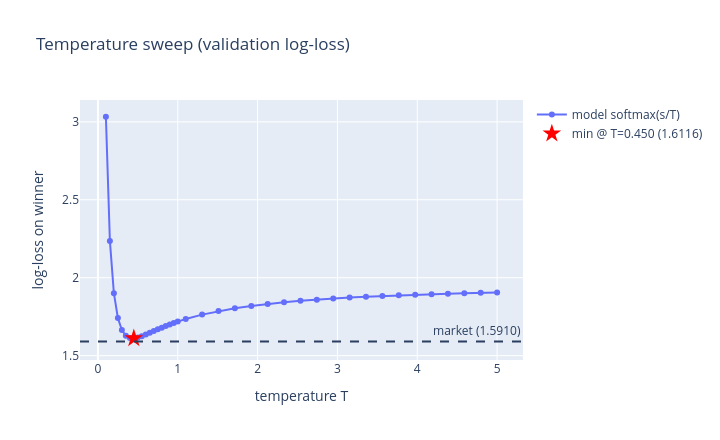

Notebook source saved alongside this figure:
### Markdown cell above
## 4. Temperature probe

Sweep a scalar `T` and compute log-loss of `softmax(score / T)` per race. If `T < 1` minimizes log-loss, softmax is too flat (need to sharpen). If the minimum is near `T = 1`, the problem is not a simple temperature fix.

### Code cell
temps = np.concatenate([np.linspace(0.1, 1.0, 19), np.linspace(1.1, 5.0, 20)])
sweep = diag.temperature_sweep(val, temps)
market_ll = _log_loss_winner(val, "market_prob")
diag.plot_temperature_sweep(sweep, baseline=market_ll).show()
sweep.sort("log_loss").head(5)

### Figure 1 — Plotly figure (JSON) as saved in the notebook; plotly's stock layout.template omitted (floating-point values rounded to 4 significant figures)
{"data": [{"mode": "lines+markers", "name": "model softmax(s/T)", "type": "scatter", "x": [0.1, 0.15, 0.2, 0.25, 0.3, 0.35, 0.4, 0.45, 0.5, 0.55, 0.6, 0.65, 0.7, 0.75, 0.8, 0.85, 0.9, 0.95, 1.0, 1.1, 1.305, 1.511, 1.716, 1.921, 2.126, 2.332, 2.537, 2.742, 2.947, 3.153, 3.358, 3.563, 3.768, 3.974, 4.179, 4.384, 4.589, 4.795, 5.0], "y": [3.033, 2.236, 1.9, 1.741, 1.664, 1.628, 1.614, 1.612, 1.616, 1.625, 1.635, 1.646, 1.658, 1.669, 1.68, 1.69, 1.7, 1.71, 1.718, 1.735, 1.763, 1.786, 1.804, 1.819, 1.832, 1.842, 1.851, 1.859, 1.866, 1.872, 1.878, 1.883, 1.887, 1.891, 1.894, 1.898, 1.901, 1.903, 1.906]}, {"marker": {"color": "red", "size": 14, "symbol": "star"}, "mode": "markers", "name": "min @ T=0.450 (1.6116)", "type": "scatter", "x": [0.45], "y": [1.612]}], "layout": {"annotations": [{"showarrow": false, "text": "market (1.5910)", "x": 1, "xanchor": "right", "xref": "x domain", "y": 1.591, "yanchor": "bottom", "yref": "y"}], "height": 440, "shapes": [{"line": {"dash": "dash"}, "type": "line", "x0": 0, "x1": 1, "xref": "x domain", "y0": 1.591, "y1": 1.591, "yref": "y"}], "title": {"text": "Temperature sweep (validation log-loss)"}, "width": 720, "xaxis": {"title": {"text": "temperature T"}}, "yaxis": {"title": {"text": "log-loss on winner"}}}}
